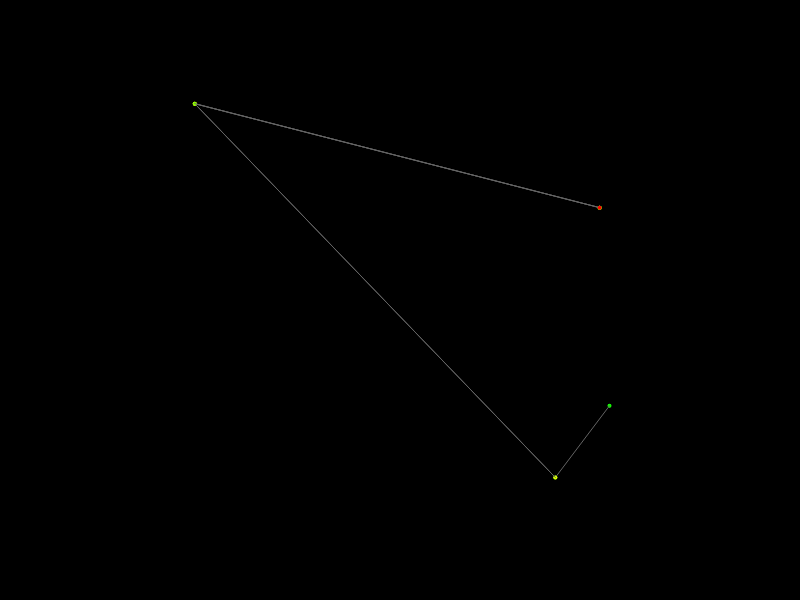
Frame 1 (no input)
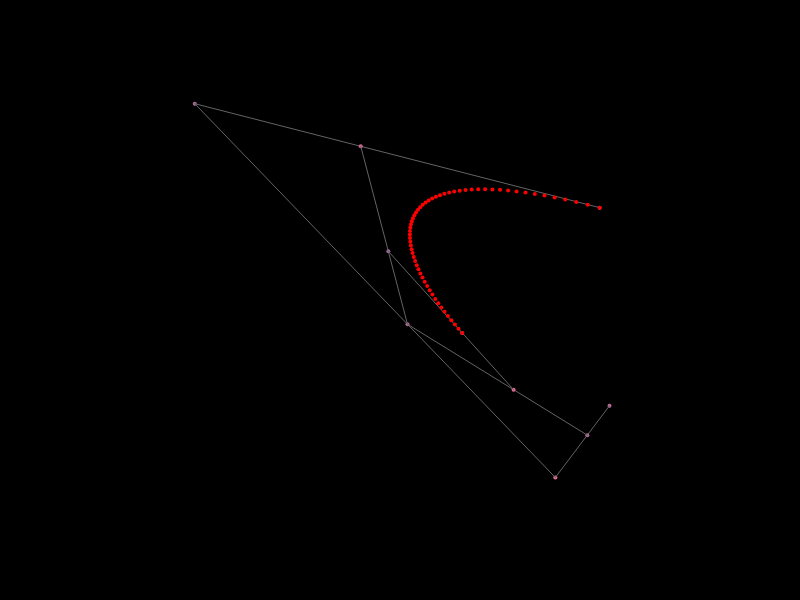
Frame 60 (no input)
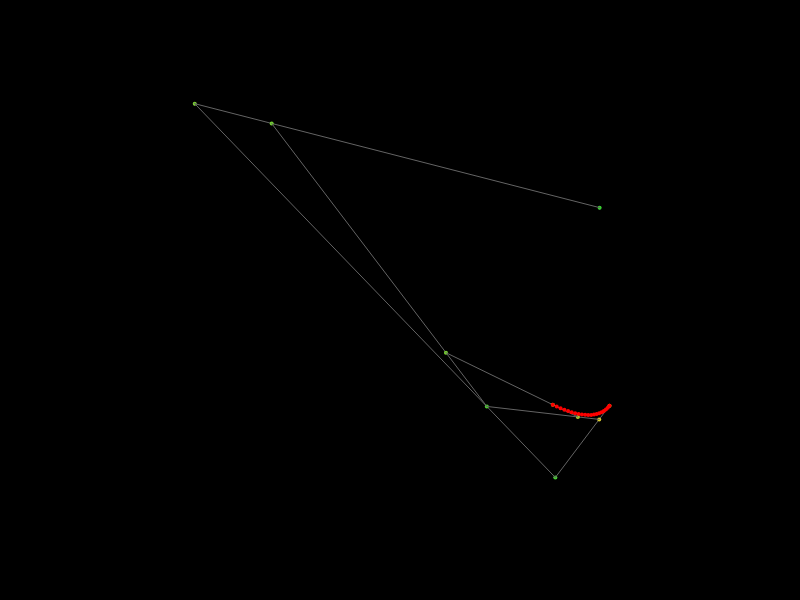
Frame 120 (the mouse pressed at the canvas centre since frame 60)

The p5.js sketch that drew these frames (run headless with seeded random() and noise() and a simulated clock; from frame 60 on, the mouse is pressed at the canvas centre):

// p5.js sketch
// ── sketch.js
// parameters associated with rendering process
let WIDTH = 800;
let HEIGHT = 600;

let colors;

let fc = 0;

let DELAY = 1;

let VELOCITY;

let _time = 0;
let time_min = 0;
let time_max = 1;

// number of control points
let N = 4;

// objects to manage data processing
let _bezier = {};
let points = [];
let bezier_path = [];


function setup() {
  createCanvas(WIDTH, HEIGHT);
  
  VELOCITY = createVector(random(1, 3), random(1, 3));
  initialize_colors();
  //demo();
  randomize_points();
}

function initialize_colors() {
    colors = [
      color(255, 0, 0),
      color(0, 255, 0),
      color(0, 0, 255),
      color(255, 0, 255),
      color(255, 255, 0),
      color(0, 255, 255),
  ];
}

function demo() {
  let p1 = createVector(WIDTH/4, HEIGHT/4);
  let p2 = createVector(WIDTH*2/5, HEIGHT*3/4);
  let p3 = createVector(WIDTH*3/5, HEIGHT*3/4);
  let p4 = createVector(WIDTH*3/4, HEIGHT/4);
  let p5 = createVector(WIDTH/2, HEIGHT/4);
  let p6 = createVector(WIDTH/2, HEIGHT*3/4);
  
  points = [p1, p2, p3, p4, p5, p6];   
}

function randomize_points() {
  for (let i=0; i<N; i++) {
    //points.push(createVector(random(WIDTH), random(HEIGHT)));
    points.push(new BezierPoint(random(WIDTH), random(HEIGHT), VELOCITY));
  }
}

function linear_interpolation(p1, p2, t) {
  let x = p1.x + (p2.x - p1.x)*t;
  let y = p1.y + (p2.y - p1.y)*t;
  return createVector(x, y);
}

function rec_bezier(pts, t, depth) {
  if (pts.length==1){
    return;
  }
  
  for (let i=0; i<pts.length-1; i++) {
    let p = linear_interpolation(pts[i], pts[i+1], t);
    if (_bezier.hasOwnProperty(depth)) {
      _bezier[depth].push(p);
    } else {
      _bezier[depth] = [p];  
    }
  }
  rec_bezier(_bezier[depth], t, depth+1);
}

function reverseArray(arr) {
  let temp = [];
  for (let i=arr.length-1; i>=0; i--) {
    temp.push(arr[i]);
  }
  return temp;
}

function update_points() {
  for (var p of points) {
    p.update();
  }
}

function draw_points() {
  for (var p of points) {
    p.draw();
  }
}

function draw_bezier_components(t) {
  count = 0;
  let cv = map(t, time_min, time_max, 0, 255);
  for (var key in _bezier){
    if (key==N-1) {
      bezier_path.push(createVector(_bezier[key][0].x, _bezier[key][0].y));  
    }
    
    n = _bezier[key].length;
    
    for (var p of _bezier[key]) {
      //stroke(colors[count%colors.length]);
      push();
      stroke(color(random(cv, 255), 255-cv, cv));
      strokeWeight(4);
      point(p.x, p.y);
      pop();
    }
    count++;
    if (n==1) {
      continue;
    }
    
    for (let i=0; i<n-1; i++) {
      let p1 = _bezier[key][i];
      let p2 = _bezier[key][i+1];
      let x1 = p1.x;
      let y1 = p1.y;
      let x2 = p2.x;
      let y2 = p2.y;
      
      push();
      stroke(100);
      strokeWeight(1);
      line(x1, y1, x2, y2);
      pop();
    }
  }
  
  for (var p of bezier_path) {
    push();
    stroke(255, 0, 0);
    strokeWeight(4);
    point(p.x, p.y);
    pop();
  }
}

function draw() {
  // Increment frame count
  fc++;
  
  // Skip rendering process while frame count is less than given delay value
  if (fc < DELAY){
    return;
  }
  
  // Reset frame count
  fc = 0;
  
  background(0);
  
  // Sort points in reverse order if _time reaches given max time value.
  // time_max is the exact moment when the initial control point arrives at the last one.
  // This reverse sorting process has an effect of all control points "bouncing" back and forth within their computational range.
  if (_time>=time_max){
    _time = time_min;
    points = reverseArray(points);
    bezier_path = [];
  }
  
  // dictionary to store control point objects
  _bezier = {0: points}
  
  // Recursive method to update control points' positions using Bezier curve algorithm on Nth degree, where N is a given number of control points.
  // 
  rec_bezier(points, _time, 1);
  
  // Render control points and their associated geometrical components;
  draw_points();
  draw_bezier_components(_time);
  
  // Increment _time during rendering process
  _time += 0.01;
}
// ── Bezier.js
class BezierPoint {
  constructor(x, y, vel) {
    this.x = x;
    this.y = y;
    this.vel = vel
    this.dir = createVector(random([1, -1]), random([1, -1]));
  }
  
  update() {
    // update point's coordinates proportional to given velocity,
    this.x += this.vel.x * this.dir.x;
    this.y += this.vel.y * this.dir.y;
    
    // Revert the direction of point if it reaches further out from the given screen dimensions.
    if ((this.x < 0 ) || (this.x >= WIDTH)) {
      this.dir.x *= -1;
    }
    if ((this.y < 0 ) || (this.y >= HEIGHT)) {
      this.dir.y *= -1;
    }
  }
  
  draw() {
    push();
    stroke(255);
    strokeWeight(3);
    point(this.x, this.y);
    pop();
  }
}
